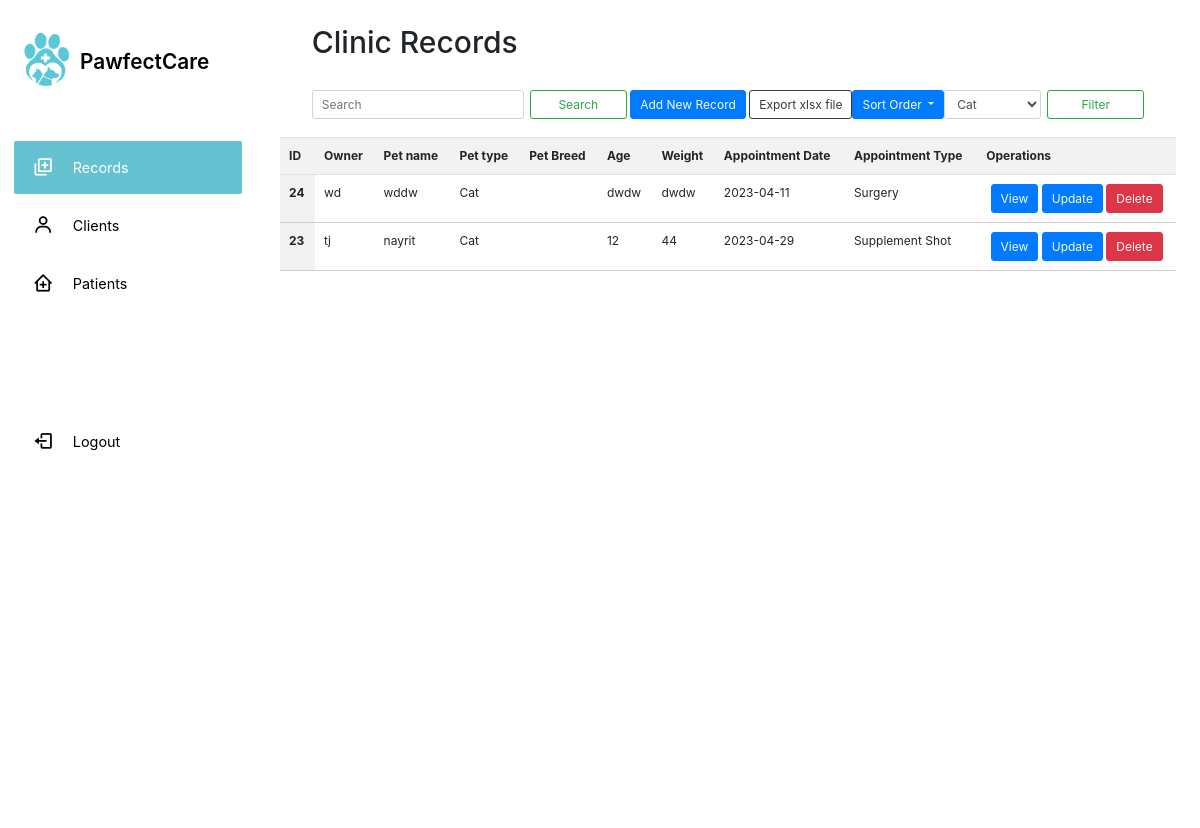
The app's page /filter-cat.php (signed in), older data.
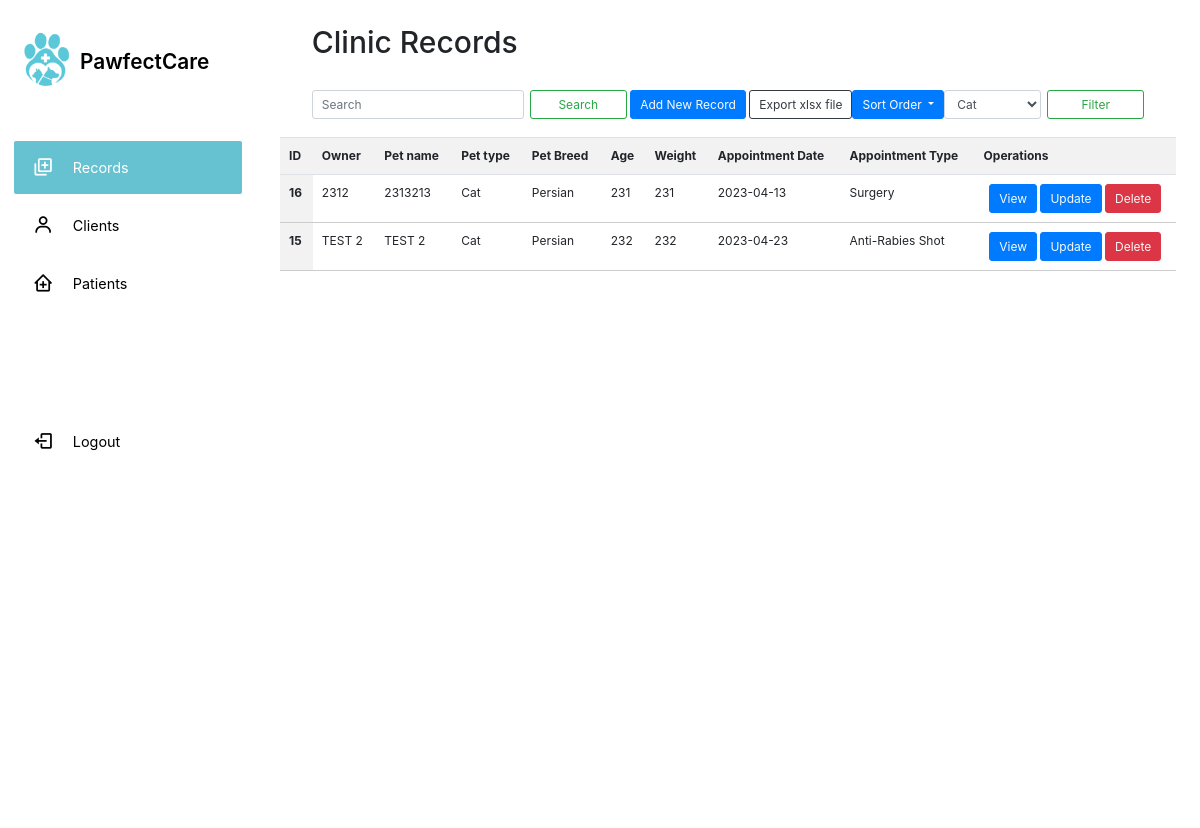
The same page, newer data.
### tables this page shows
CREATE TABLE `records` (
  `id` int(11) NOT NULL,
  `Owner` varchar(100) DEFAULT NULL,
  `Pet` varchar(30) NOT NULL,
  `Type` varchar(30) NOT NULL,
  `Breed` varchar(20) NOT NULL,
  `Age` varchar(20) NOT NULL,
  `Weight` varchar(20) NOT NULL,
  `AppointmentDate` date NOT NULL,
  `Appointment` varchar(50) NOT NULL,
  `Image` longblob NOT NULL
);

### filter-cat.php (the view, shortened to what this page needs)
<?
    require 'dbcon.php'; ?><!DOCTYPE html>
<html lang="en">
<head>
  <link href='https://unpkg.com/boxicons@2.0.9/css/boxicons.min.css' rel='stylesheet'>
  <link rel="stylesheet" href="clinic.css">
  <link rel="stylesheet" href="https://cdn.jsdelivr.net/npm/bootstrap@4.0.0/dist/css/bootstrap.min.css">
</head>
<body style="zoom:75%;">
  <nav style="zoom:133.35%;">
    <div class="sidebar-top">
      <img src="logo.png" class="logo" alt="">
      <h3 class="hide">PawfectCare</h3>
    </div>
    <div class="sidebar-links">
      <ul>
        <div class="active-tab"></div>
        <li >
          <a href="display.php" class="active" data-active="0">
            <div class="icon">
            <i class='bx bx-add-to-queue'></i>            </div>
            <span class="link hide">Records</span>
          </a>
        </li>
        <li class="tooltip-element" data-tooltip="1">
          <a href="clients.php" data-active="1">
            <div class="icon">
            <i class='bx bx-user'></i>
                    </div>
            <span class="link hide">Clients</span>
          </a>
        </li>
        <li class="tooltip-element" data-tooltip="2">
          <a href="patients.php" data-active="2">
            <div class="icon">
            <i class='bx bx-clinic'></i>          </div>
            <span class="link hide">Patients</span>
          </a>
        </li>
        <li class="logout" >
          <a href="login.php">
            <div class="icon">
            <i class='bx bx-log-out'></i>            </div>
            <span>Logout</span>
          </a>
        </li>
      </ul>
  </nav>
  <main>
<div class="container">
    <h1> Clinic Records</h1>
    <form class="form-inline my-2 my-lg-0 navbar-container">
    <input class="form-control mr-sm-2 col" type="search" placeholder="Search" aria-label="Search">
      <button class="btn btn-outline-success my-2 my-sm-0 col" type="submit">Search</button>
      <button class="btn btn-primary my-4 col"><a href="addrecord.php" class="text-light">Add New Record</a></button>
      <button id="downloadexcel" class="btn btn-outline-dark col">Export xlsx file</button>
      <div class="dropdown">
  <button class="btn btn-primary dropdown-toggle" type="button" id="sortDropdown" data-toggle="dropdown" aria-haspopup="true" aria-expanded="false">
    Sort Order
  </button>
</div>
<form class="form-inline my-2 my-lg-0 navbar-container">
  <select class="form-control mr-sm-2 col" id="pet-type">
    <option value="cat" selected>Cat</option>
  </select>
  <button class="btn btn-outline-success my-2 my-sm-0 col" type="button" id="filter-btn">Filter</button>
</form>
    </form>
  </div>
   <table class="table" id="table">
  <thead>
    <tr>
      <th scope="col">ID</th>
      <th scope="col">Owner</th>
      <th scope="col">Pet name</th>
      <th scope="col">Pet type</th>
      <th scope="col">Pet Breed </th>
      <th scope="col">Age</th>
      <th scope="col">Weight</th>
      <th scope="col">Appointment Date</th>
      <th scope="col">Appointment Type</th>
      <th scope="col">Operations</th>
    </tr>
  </thead>
  <tbody>
<?php
  $sortOrder = 'ASC';
  $sql="SELECT * FROM `records` WHERE `Type`='Cat' ORDER BY `AppointmentDate` $sortOrder";
  $result=mysqli_query($con,$sql);
        if($result){
           while($row=mysqli_fetch_assoc($result)){
            $id=$row['id'];
            $Owner=$row['Owner'];
            $Pet=$row['Pet'];
            $Type=$row['Type'];
            $Breed=$row['Breed'];
            $Age=$row['Age'];
            $Weight=$row['Weight'];
            $AppointmentDate=$row['AppointmentDate'];
            $Appointment=$row['Appointment'];
            echo ' <tr>
            <th scope="row"> '.$id.' </th>
            <td>'.$Owner.'</td>
            <td>'.$Pet.'</td>
            <td>'.$Type.'</td>
            <td>'.$Breed.'</td>
            <td>'.$Age.'</td>
            <td>'.$Weight.'</td>
            <td>'.$AppointmentDate.'</td>
            <td>'.$Appointment.'</td>
            <td>
        <button class="btn btn-primary"><a href="view.php? updateid='.$id.'" class="text-light">View</a></button>
        <button class="btn btn-primary"><a href="update.php? updateid='.$id.'" class="text-light">Update</a></button>
        <button class="btn btn-danger"><a href="delete.php? deleteid='.$id.'" class="text-light">Delete</a></button>
        </td>
          </tr> ';
           }
        }
?>
  </tbody>
</table>
</body>
</html>

Row changes from the older to the newer data that the page shows:
removed records: id "24", Owner "wd", Pet "wddw", Type "Cat", Age "dwdw", Weight "dwdw", AppointmentDate "2023-04-11", Appointment "Surgery"
no longer on this page (row edited): records: id "23", Owner "tj", Pet "nayrit", Type "Cat", Age "12", Weight "44", AppointmentDate "2023-04-29", Appointment "Supplement Shot"
added records: id "16", Owner "2312", Pet "2313213", Type "Cat", Breed "Persian", Age "231", Weight "231", AppointmentDate "2023-04-13", Appointment "Surgery"
added records: id "15", Owner "TEST 2", Pet "TEST 2", Type "Cat", Breed "Persian", Age "232", Weight "232", AppointmentDate "2023-04-23", Appointment "Anti-Rabies Shot"
